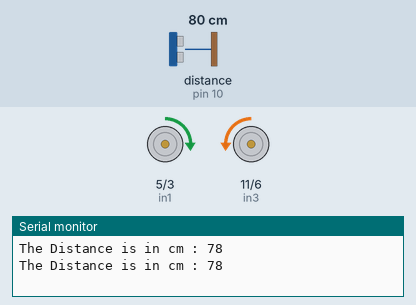
A sketch run on a simulated Arduino Uno, built with avr-gcc and run on an emulated ATmega328P. Parts: motor-driver pin pairs drawn as motors (green arrow = first pin HIGH = forward, orange = second pin HIGH = backward, longer = more drive, scaled by the enable pin), the last lines printed to the serial monitor. Wiring (inferred from the names in the program): ultrasonic range finder: trigger pin 9; echo pin 10. The test bench sets the inputs (shaded band); at power-on: distance to the obstacle (sensor on pin 10) 80 cm. The echo pulse lasts 58.3 µs per cm.

Above: at 3.3 s.
3.4 s: distance to the obstacle (sensor on pin 10) set to 28 cm
At 4.7 s:
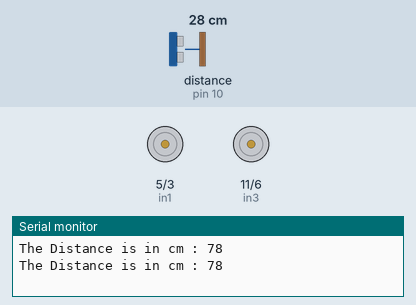
6.9 s: distance to the obstacle (sensor on pin 10) set to 25 cm
At 8.4 s:
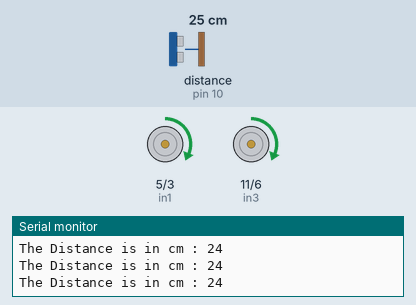
Timing chart, 0 to 9.9 s (numbered marks = the images above; inputs shaded):
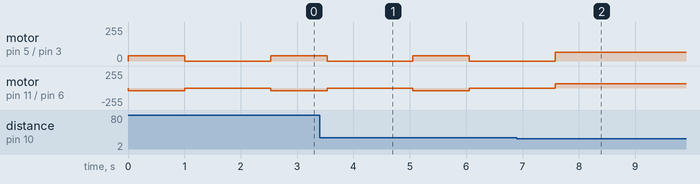

The sketch:

Table_Top_Robot.ino
```cpp
int ena =12;
int enb = 13;
int in1 = 5 ;
int in2 = 3;
int in3 = 11;
int in4 = 6;
// trigpin = 9
// echopin = 10

const int trigpin = 9 ;
const int echopin = 10 ;
int duration ;
int distance ;

void setup() {
  pinMode(trigpin , OUTPUT);
  pinMode(echopin , INPUT);
  pinMode(ena , OUTPUT);
  pinMode(enb , OUTPUT);

  digitalWrite(ena , HIGH);
  digitalWrite(enb , HIGH);
  Serial.begin(9600);
}

  void forward(){
    analogWrite(in1 , 65);
    analogWrite(in2 , 0);
    analogWrite(in3 , 65);
    analogWrite(in4 , 0);
  }
  int revs = 1 ;
  void rotate(int revs) {
    for (int i = 0 ; i < revs ; i = i + 1) {
      analogWrite(in1 , 40);
      analogWrite(in2 , 0);
      analogWrite(in3 , 0);
      analogWrite(in4 , 40);
      delay(1000);
      analogWrite(in1 ,0);
      analogWrite(in4 ,0);
      delay(1000);
    }
  }
  void left(){
    rotate(revs);
    delay(500);
  }
// void left() {
//   analogWrite(in1 , 40);
//   analogWrite(in2 , 0);
//   analogWrite(in3 , 0);
//   analogWrite(in4 , 0);
// }

void loop() {


  digitalWrite(trigpin , LOW);
  delayMicroseconds(2);


  digitalWrite(trigpin , HIGH);
  delayMicroseconds(10);

  digitalWrite(trigpin , LOW);


  duration = pulseIn(echopin , HIGH);
  distance = (duration * 0.034) / 2 ;
  Serial.print("The Distance is in cm : ");
  Serial.println(distance);
  if (distance > 25) {
    left();
  }
  else {
    forward();
  }
  delay(20);
}
```

Measured:
- the behaviour switches between 27 and 26 cm on distance to the obstacle (sensor on pin 10) (found by bisection; images 1 and 2)
